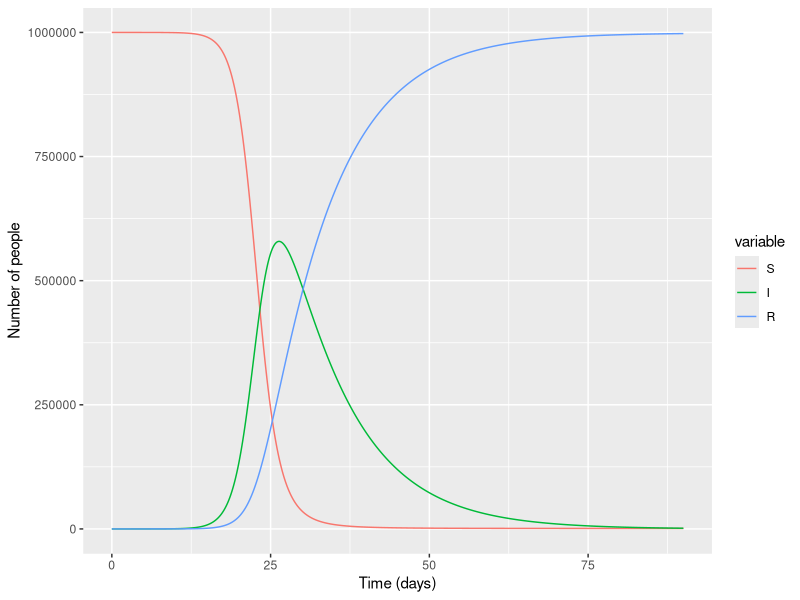

The R script that drew this image:
# LOAD THE PACKAGES:
library(deSolve)
library(reshape2)
library(ggplot2)


# MODEL INPUTS:
N <- 10^6  # N = population number

initial_state_values <- c(S = N - 1,
                          I = 1,
                          R = 0)

parameters <- c(beta = 0.7,  # beta = daily infection rate
                gamma = 0.1)  # gamma = recovery rate


# TIMESTEPS:
t <- seq(from = 0, to = 90, by = 0.1)


# SIR MODEL FUNCTION:
sir_model <- function(time, state, parameters) {
  with(as.list(c(state, parameters)), {
    N <- S+I+R
    lambda <- beta * I/N  # lambda = force of infection
    dS_dt <- -lambda * S
    dI_dt <- lambda * S - gamma * I
    dR_dt <- gamma * I
    return(list(c(dS_dt, dI_dt, dR_dt)))
  })
}


# MODEL OUTPUT (solving the differential equations):
output <- as.data.frame(ode(y = initial_state_values,
                            times = t,
                            func = sir_model,
                            parms = parameters))


# PLOT:
output_long <- melt(output, id="time")
ggplot(data = output_long,
       aes(x = time,
           y = value,
           colour = variable,
           group = variable)) + geom_line() + xlab("Time (days)") + ylab("Number of people")
